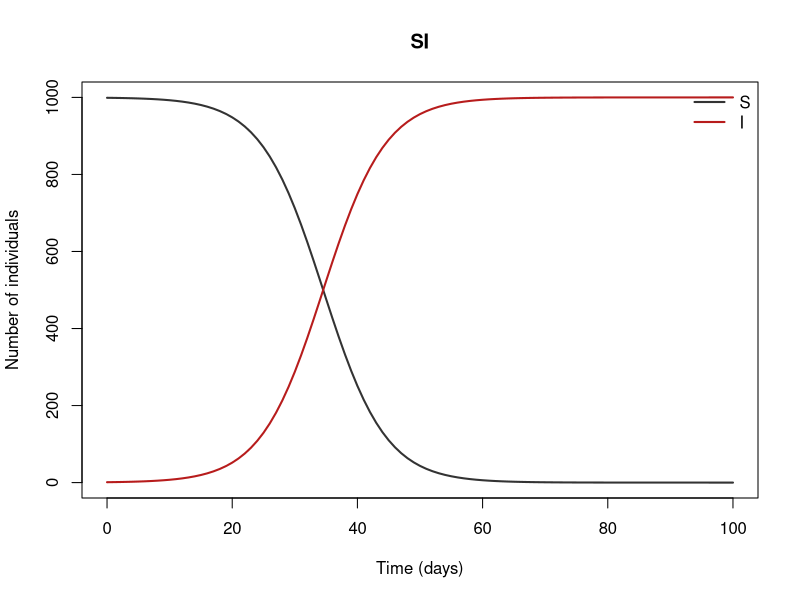
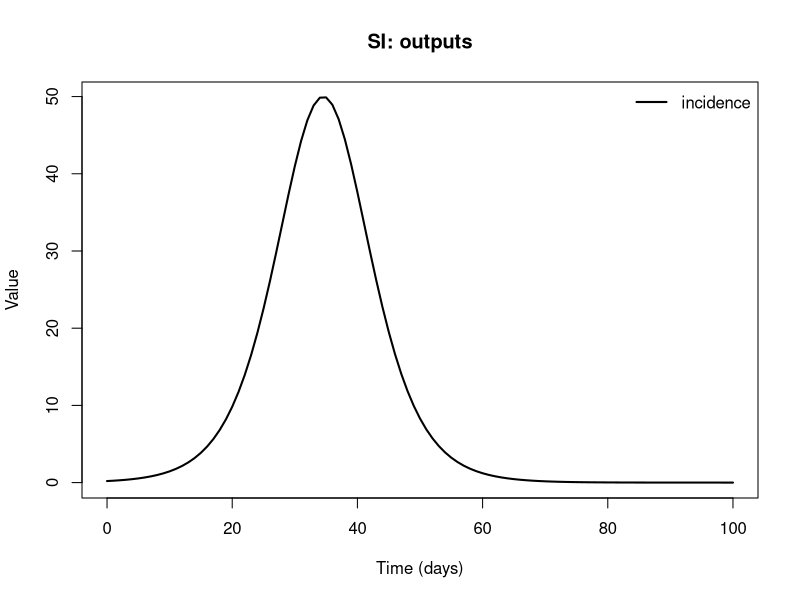

The R source for these figures, in order:
## SI
## Infection with no recovery (e.g. untreated chronic infection) in a closed population.
## Reference: Keeling & Rohani (2008), Modeling Infectious Diseases in Humans and Animals, ch. 2
##
## Generated from a compartmental model diagram (model format v1).
## Regenerating from the same diagram always gives this exact file.
##
## Compartments: S, I
## Flows (time unit: days):
##   S -> I  : lam * S

library(deSolve)

# ---- Time ------------------------------------------------------------
times <- seq(0, 100, by = 1)  # days

# ---- Parameters ------------------------------------------------------
parameters <- c(
  beta = 0.2  # transmission rate per day
)

# ---- Initial conditions ----------------------------------------------
state <- c(
  S = 999,  # Susceptible
  I = 1     # Infected
)

# ---- Model equations -------------------------------------------------
si_model <- function(t, state, parameters) {
  with(as.list(c(state, parameters)), {
    # Total population
    N <- S + I

    # Derived quantities
    lam <- beta * I / N  # force of infection

    # Flows recorded as outputs
    incidence <- lam * S

    # Rates of change
    dS <- -lam * S
    dI <- lam * S

    list(c(dS, dI), c(incidence = incidence))
  })
}

# ---- Solve -----------------------------------------------------------
out <- ode(y = state, times = times, func = si_model, parms = parameters)
out <- as.data.frame(out)

# ---- Plot ------------------------------------------------------------
compartment_cols <- c(S = "#333333", I = "#B71C1C")
matplot(out$time, out[, names(compartment_cols)], type = "l", lty = 1, lwd = 2,
        col = compartment_cols, xlab = "Time (days)", ylab = "Number of individuals",
        main = "SI")
legend("topright", legend = names(compartment_cols), col = compartment_cols,
       lty = 1, lwd = 2, bty = "n")

output_names <- c("incidence")
matplot(out$time, out[, output_names, drop = FALSE], type = "l", lty = 1, lwd = 2,
        col = seq_along(output_names), xlab = "Time (days)", ylab = "Value",
        main = "SI: outputs")
legend("topright", legend = output_names, col = seq_along(output_names),
       lty = 1, lwd = 2, bty = "n")
